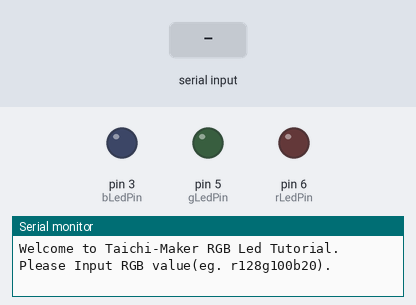
Simulated run of this sketch. Board: Arduino Uno, built with avr-gcc and run on an emulated ATmega328P. On the bench: output pins drawn as LEDs (lit = HIGH), the last lines printed to the serial monitor. The test bench sets the inputs (shaded band).

Above: at 1.2 s.
1.3 s: "r90\n" received over Serial
At 1.6 s:
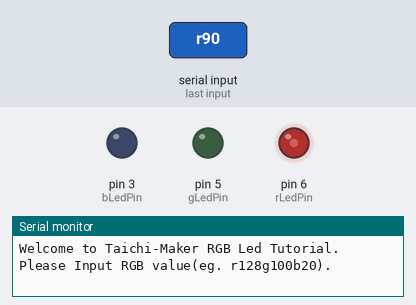
2.8 s: "r,45\n" received over Serial
At 4.0 s:
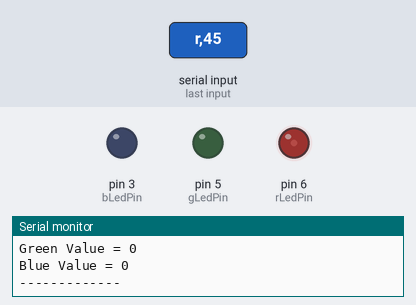
4.3 s: "g90\n" received over Serial
At 5.3 s:
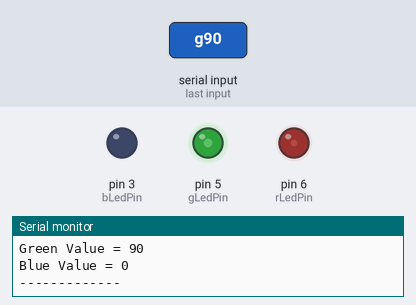
5.9 s: "g,45\n" received over Serial
At 6.6 s:
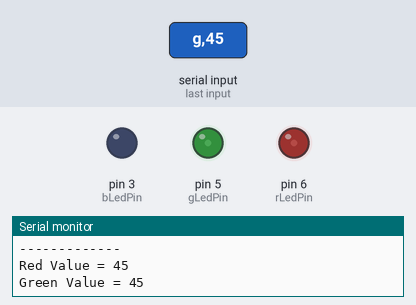
7.5 s: "b90\n" received over Serial
At 8.0 s:
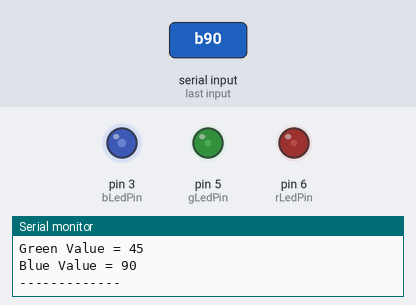
9.2 s: "b,45\n" received over Serial
At 10.6 s:
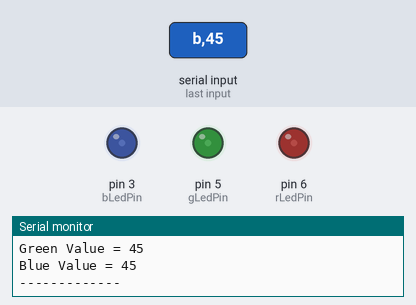
Timing chart, 0 to 11.9 s (numbered marks = the images above; inputs shaded):
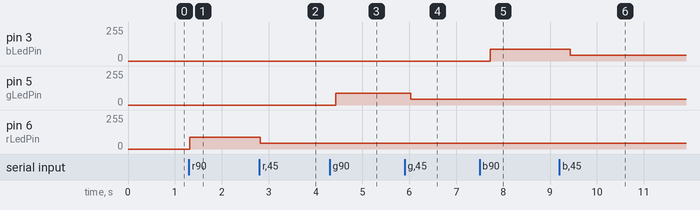

The sketch:

sketch_jul15a.ino
```cpp
/*
 * Serial-RGB-LED
 *
 * 通过串口输入信息调整LED的颜色
 * 指令示例： r128g100b20
 *          以上指令将LED的RGB数值调整为（128，100，20）
 *
 * by 太极创客
 * www.taichi-maker.com
*/
const int rLedPin = 6; //引脚R
const int gLedPin = 5; //引脚G
const int bLedPin = 3; //引脚B

int ledR  = 0; //R Led 亮度
int ledG  = 0; //G Led 亮度
int ledB  = 0; //B Led 亮度

void setup()
{
  pinMode(rLedPin, OUTPUT);
  pinMode(gLedPin, OUTPUT);
  pinMode(bLedPin, OUTPUT);
  Serial.begin(9600);
  Serial.println("Welcome to Taichi-Maker RGB Led Tutorial.");
  Serial.println("Please Input RGB value(eg. r128g100b20).");
}

void loop()
{

  if (Serial.available()>0) {
    char serialCmdChar = Serial.read();
    serialCmd(serialCmdChar);
  }
  delay(50);
}

void serialCmd(char serialCmdChar)
{  //r128g100b20
  switch (serialCmdChar)
  {
    case 'r':
      ledR = Serial.parseInt();
      break;

    case 'g':
      ledG = Serial.parseInt();
      break;

    case 'b':
      ledB = Serial.parseInt();
      break;

    case 'c':
      ledR = 0;
      ledG = 0;
      ledB = 0;
  }

  analogWrite(rLedPin, ledR);
  delay(100);
  analogWrite(gLedPin, ledG);
  delay(100);
  analogWrite(bLedPin, ledB);
  delay(100);

  Serial.print ("Red Value = ");
  Serial.println (ledR);
  Serial.print ("Green Value = ");
  Serial.println (ledG);
  Serial.print ("Blue Value = ");
  Serial.println (ledB);
  Serial.println ("-------------");
}
```

Measured:
- after the input at 1.3 s, pin 6 (rLedPin): 0/255 → 90/255 at once
- after the input at 2.8 s, pin 6 (rLedPin): 90/255 → 45/255 at once
- after the input at 4.3 s, pin 5 (gLedPin): 0/255 → 90/255 after 0.13 s
- after the input at 5.9 s, pin 5 (gLedPin): 90/255 → 45/255 after 0.13 s
- after the input at 7.5 s, pin 3 (bLedPin): 0/255 → 90/255 after 0.23 s
- after the input at 9.2 s, pin 3 (bLedPin): 90/255 → 45/255 after 0.23 s
